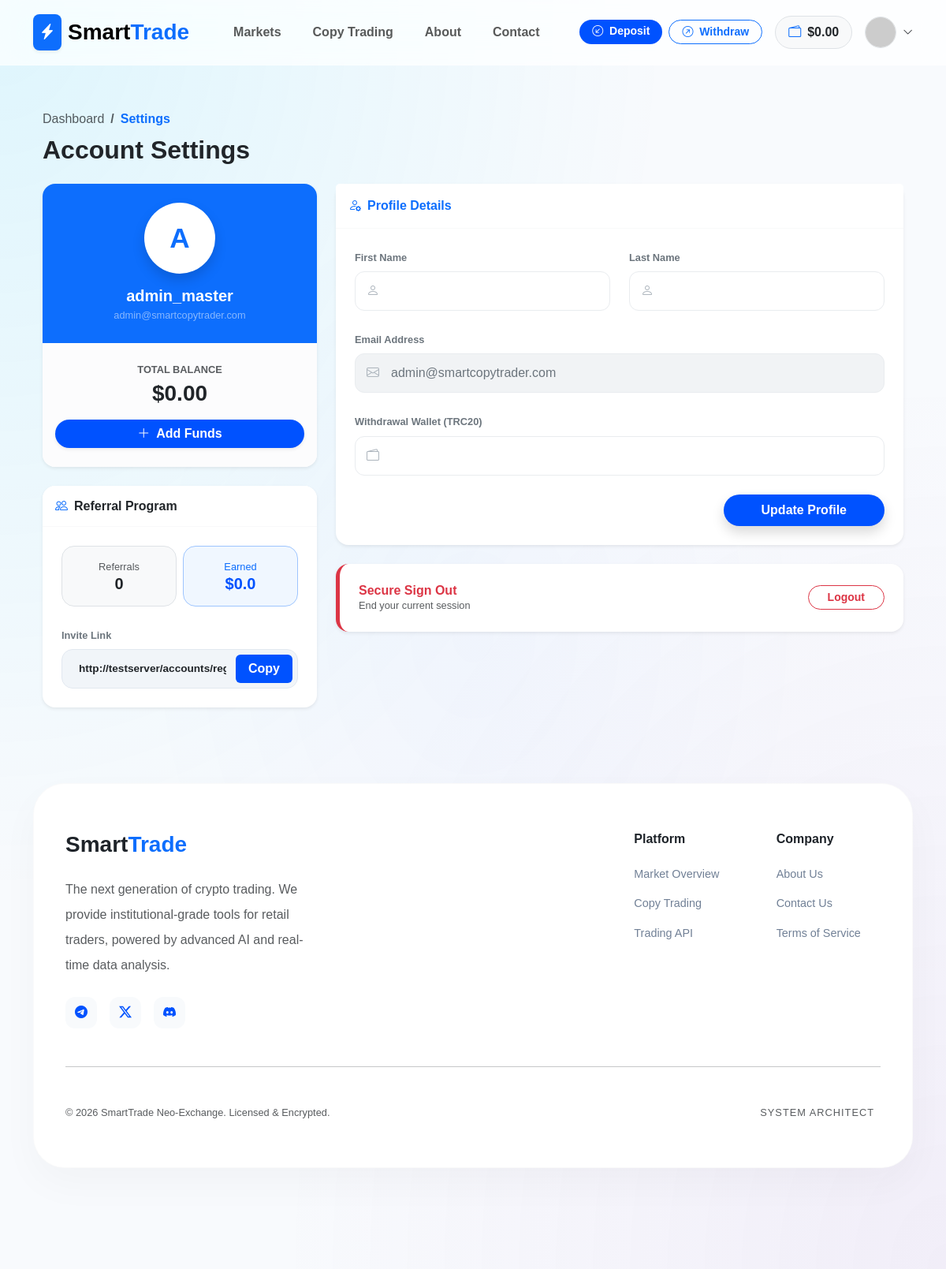
The page /accounts/profile/ (signed in) on the database as committed earlier.
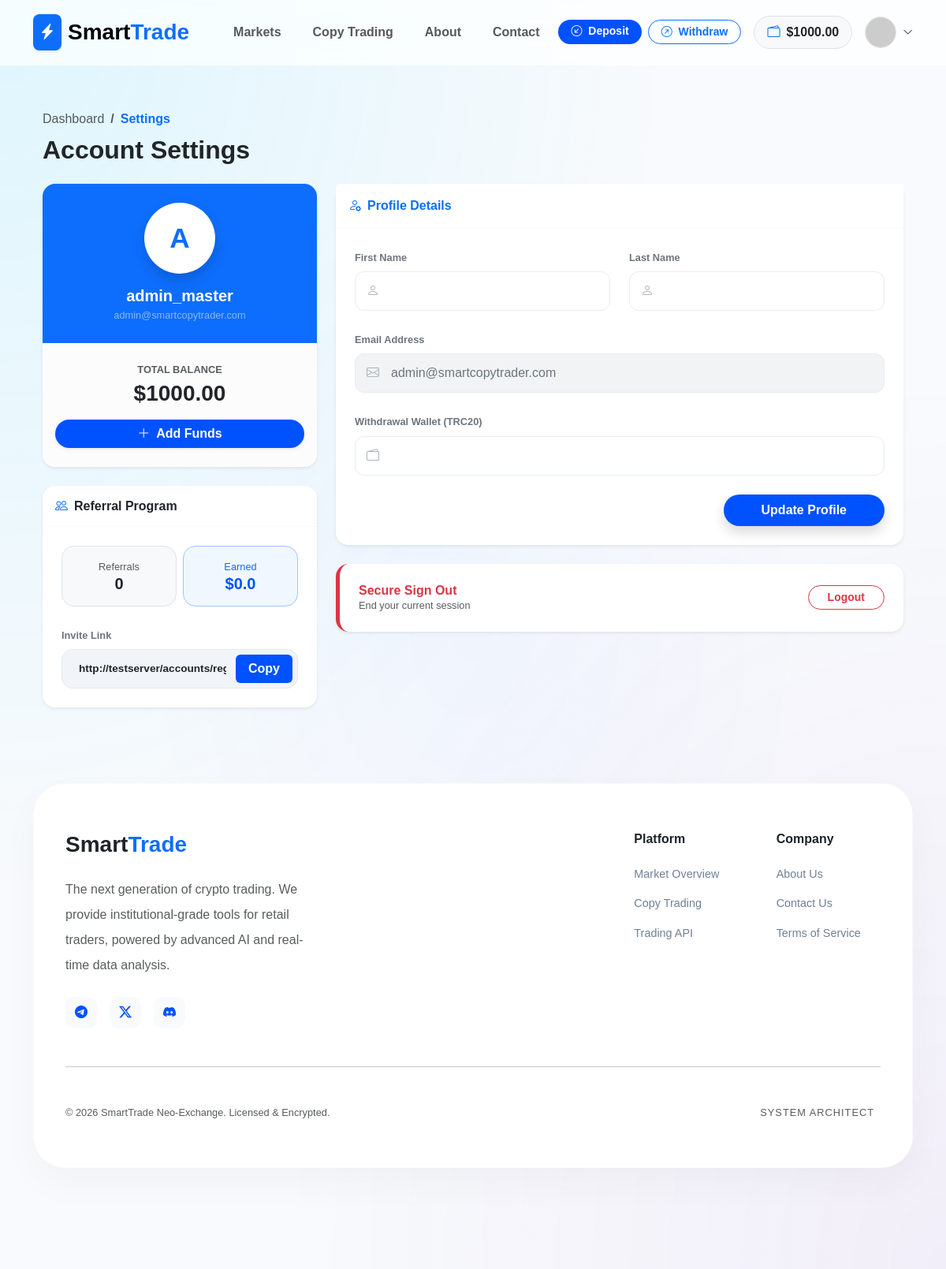
The same page on the database as committed later.
### apps/accounts/models.py (models this page shows, shortened)
class User(AbstractUser):
    email = models.EmailField(unique=True, verbose_name="Email Address")
    balance = models.DecimalField(
        max_digits=20,
        decimal_places=2,
        default=0.00,
        verbose_name="Total Balance (USDT)"
    )
    wallet_address = models.CharField(
        max_length=255,
        blank=True,
        null=True,
        verbose_name="User Wallet Address"
    )
    is_verified = models.BooleanField(default=True)
    referred_by = models.ForeignKey('self', on_delete=models.SET_NULL, null=True, blank=True)
    referral_code = models.CharField(max_length=10, unique=True, blank=True)
    USERNAME_FIELD = 'email'
    REQUIRED_FIELDS = ['username']
    class Meta:
        verbose_name = 'User'
        verbose_name_plural = 'Users'
    @property
    def referral_earnings(self):
        from apps.transactions.models import Transaction
        my_referrals = User.objects.filter(referred_by=self)
        total_deposited = Transaction.objects.filter(
            user__in=my_referrals,
            tx_type='deposit',
            status='approved'
        ).aggregate(models.Sum('amount'))['amount__sum'] or 0
        return round(float(total_deposited) * 0.10, 2)

### apps/accounts/views.py (the view)
# urls.py: path('profile/', user_dashboard, name='profile_dashboard'),
@login_required
def user_dashboard(request):
    if request.method == 'POST':
        form = UserProfileForm(request.POST, instance=request.user)
        if form.is_valid():
            form.save()
            messages.success(request, "Profile updated successfully!")
            return redirect(request.path)
    else:
        form = UserProfileForm(instance=request.user)
    referral_earnings = request.user.referral_earnings
    my_referrals = User.objects.filter(referred_by=request.user)
    referral_link = f"{request.build_absolute_uri('/accounts/register/')}?ref={request.user.referral_code}"
    context = {
        'form': form,
        'my_referrals': my_referrals,
        'referral_count': my_referrals.count(),
        'referral_earnings': referral_earnings,
        'referral_link': referral_link,
        'page_title': 'Account Settings'
    }
    return render(request, 'users/profile.html', context)

### apps/accounts/forms.py
class UserProfileForm(forms.ModelForm):
    class Meta:
        model = User
        fields = ['first_name', 'last_name', 'email', 'wallet_address']
    def __init__(self, *args, **kwargs):
        super().__init__(*args, **kwargs)
        for field_name in self.fields:
            self.fields[field_name].widget.attrs.update({
                'class': 'form-control',
            })
        self.fields['email'].widget.attrs['readonly'] = True

### apps/accounts/views.py (called while the page is built)
def user_notifications(request):
    if request.user.is_authenticated:
        return {
            'unread_notifications': request.user.notifications.filter(is_read=False).order_by('-created_at')
        }
    return {}

### templates/users/profile.html (shortened to what the changed rows need)
{% extends "base.html" %}
{% block content %}
<div class="container py-5">
    <div class="row mb-4 align-items-end">
        <div class="col-md-8">
            <h2 class="fw-bold text-dark mb-0">Account Settings</h2>
        </div>
    </div>
    <div class="row g-4">
        <div class="col-lg-4">
            <div class="card border-0 shadow-sm overflow-hidden" style="border-radius: 16px;">
                <div class="card-header bg-primary py-4 text-center border-0">
                    <div class="position-relative d-inline-block">
                        <div class="rounded-circle bg-white d-flex align-items-center justify-content-center fw-bold text-primary shadow" style="width: 90px; height: 90px; font-size: 2.2rem;">
                            {{ user.username|first|upper }}
                        </div>
                    </div>
                    <h5 class="text-white fw-bold mt-3 mb-0">{{ user.username }}</h5>
                    <span class="text-white-50 small">{{ user.email }}</span>
                </div>
                <div class="card-body p-0 text-center bg-light-subtle py-4">
                    <span class="text-muted fw-bold small d-block mb-1">TOTAL BALANCE</span>
                    <h3 class="fw-bold text-dark mb-3">${{ user.balance|floatformat:2 }}</h3>
                    <div class="px-3">
                        <a href="{% url 'transactions:deposit' %}" class="btn btn-primary w-100 fw-bold rounded-pill shadow-sm">
                        </a>
                    </div>
                </div>
            </div>
        </div>
        <div class="col-lg-8">
            <div class="card border-0 shadow-sm" style="border-radius: 16px;">
                <div class="card-body p-4">
                    <form method="POST">
                        <div class="row g-4">
                            <div class="col-md-6">
                                <div class="input-group-modern">
                                    {{ form.first_name }}
                                </div>
                            </div>
                            <div class="col-md-6">
                                <div class="input-group-modern">
                                    {{ form.last_name }}
                                </div>
                            </div>
                            <div class="col-12">
                                <div class="input-group-modern disabled-style">
                                    {{ form.email }}
                                </div>
                            </div>
                            <div class="col-12">
                                <div class="input-group-modern">
                                    {{ form.wallet_address }}
                                </div>
                            </div>
                        </div>
                    </form>
                </div>
            </div>
        </div>
    </div>
</div>
{% endblock %}

### templates/base.html (shortened to what the changed rows need)
<!DOCTYPE html>
<html lang="en">
<head>
    <link href="https://cdn.jsdelivr.net/npm/bootstrap@5.3.0/dist/css/bootstrap.min.css" rel="stylesheet">
    <link rel="stylesheet" href="https://cdn.jsdelivr.net/npm/bootstrap-icons@1.11.0/font/bootstrap-icons.css">
    <link href="https://cdn.jsdelivr.net/gh/rastikerdar/vazirmatn@v33.003/Vazirmatn-font-face.css" rel="stylesheet">
    <link rel="stylesheet" href="https://cdnjs.cloudflare.com/ajax/libs/animate.css/4.1.1/animate.min.css"/>
</head>
<body>
<nav class="navbar navbar-expand-lg sticky-top d-none d-lg-block">
    <div class="container">
        <div class="collapse navbar-collapse">
            <div class="ms-auto d-flex align-items-center gap-3">
                {% if user.is_authenticated %}
                    <div class="d-none d-xl-flex gap-2">
                        <a href="{% url 'transactions:deposit' %}" class="btn btn-sm btn-primary rounded-pill px-3 fw-bold">
                            <i class="bi bi-arrow-down-left-circle me-1"></i> Deposit
                        </a>
                        <a href="{% url 'transactions:withdraw' %}" class="btn btn-sm btn-outline-primary rounded-pill px-3 fw-bold">
                            <i class="bi bi-arrow-up-right-circle me-1"></i> Withdraw
                        </a>
                    </div>
                    <div class="bg-light px-3 py-2 rounded-pill fw-bold border d-flex align-items-center">
                        <i class="bi bi-wallet2 text-primary me-2"></i>
                        <span class="text-dark">${{ user.balance|floatformat:2 }}</span>
                    </div>
                    <div class="dropdown">
                        <div class="d-flex align-items-center gap-2" data-bs-toggle="dropdown" style="cursor:pointer">
                            <img src="https://ui-avatars.com/api/?name={{ user.username }}&background=0052FF&color=fff&bold=true" class="rounded-circle border" width="40" height="40">
                            <i class="bi bi-chevron-down small"></i>
                        </div>
                    </div>
                {% else %}
                    <a href="{% url 'accounts:login' %}" class="btn fw-bold px-4">Login</a>
                    <a href="{% url 'accounts:register' %}" class="btn btn-primary rounded-pill px-4 fw-bold shadow-sm">Join Now</a>
                {% endif %}
            </div>
        </div>
    </div>
</nav>
<div class="container mt-2 animate__animated animate__fadeIn">
    {% block content %}{% endblock %}
</div>
</body>
</html>

Rows that differ between the two databases and show on the page:
changed User "admin_master": balance "0.00" → "1000.00"
